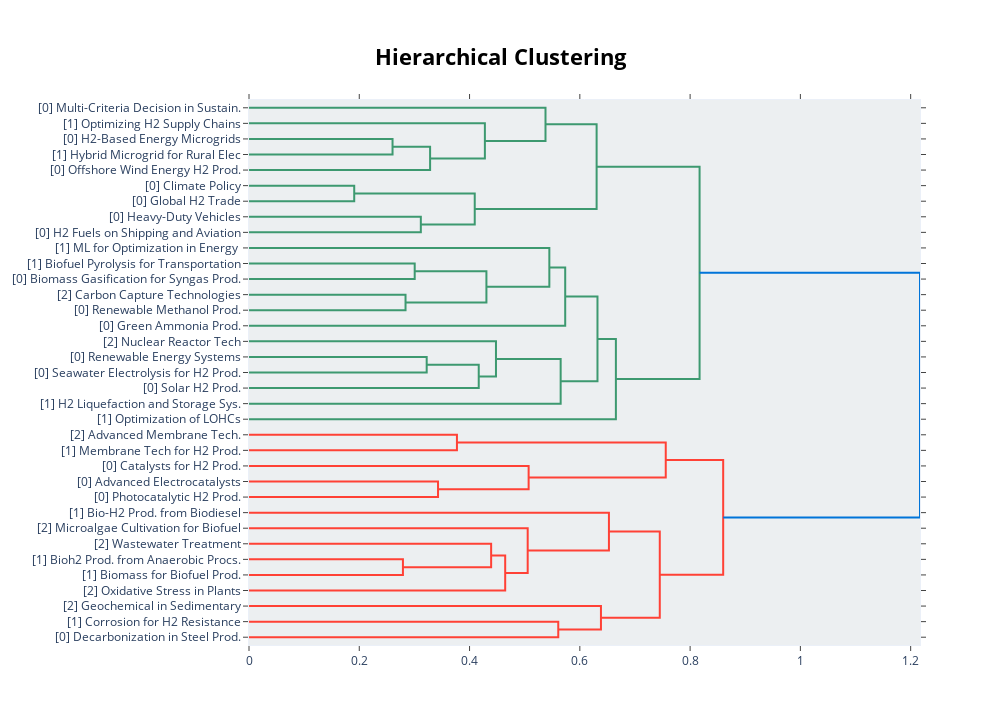

Notebook code for this chart:
### Code cell
# Plot hyrarchy
topic_model.set_topic_labels(short_labels)
topic_model.visualize_hierarchy(custom_labels=True)

### Figure 1 — Plotly figure (JSON) as saved in the notebook; plotly's stock layout.template omitted (floating-point values rounded to 4 significant figures)
{"data": [{"hoverinfo": "text", "marker": {"color": "rgb(61,153,112)"}, "mode": "lines", "type": "scatter", "x": [0, 0.2603, 0.2603, 0], "xaxis": "x", "y": [-25, -25, -35, -35], "yaxis": "y"}, {"hoverinfo": "text", "marker": {"color": "rgb(61,153,112)"}, "mode": "lines", "type": "scatter", "x": [0.2603, 0.3284, 0.3284, 0], "xaxis": "x", "y": [-30, -30, -45, -45], "yaxis": "y"}, {"hoverinfo": "text", "marker": {"color": "rgb(61,153,112)"}, "mode": "lines", "type": "scatter", "x": [0, 0.4278, 0.4278, 0.3284], "xaxis": "x", "y": [-15, -15, -37.5, -37.5], "yaxis": "y"}, {"hoverinfo": "text", "marker": {"color": "rgb(61,153,112)"}, "mode": "lines", "type": "scatter", "x": [0, 0.5377, 0.5377, 0.4278], "xaxis": "x", "y": [-5, -5, -26.25, -26.25], "yaxis": "y"}, {"hoverinfo": "text", "marker": {"color": "rgb(61,153,112)"}, "mode": "lines", "type": "scatter", "x": [0, 0.1908, 0.1908, 0], "xaxis": "x", "y": [-55, -55, -65, -65], "yaxis": "y"}, {"hoverinfo": "text", "marker": {"color": "rgb(61,153,112)"}, "mode": "lines", "type": "scatter", "x": [0, 0.3116, 0.3116, 0], "xaxis": "x", "y": [-75, -75, -85, -85], "yaxis": "y"}, {"hoverinfo": "text", "marker": {"color": "rgb(61,153,112)"}, "mode": "lines", "type": "scatter", "x": [0.1908, 0.4094, 0.4094, 0.3116], "xaxis": "x", "y": [-60, -60, -80, -80], "yaxis": "y"}, {"hoverinfo": "text", "marker": {"color": "rgb(61,153,112)"}, "mode": "lines", "type": "scatter", "x": [0.5377, 0.6304, 0.6304, 0.4094], "xaxis": "x", "y": [-15.62, -15.62, -70, -70], "yaxis": "y"}, {"hoverinfo": "text", "marker": {"color": "rgb(61,153,112)"}, "mode": "lines", "type": "scatter", "x": [0, 0.3005, 0.3005, 0], "xaxis": "x", "y": [-105, -105, -115, -115], "yaxis": "y"}, {"hoverinfo": "text", "marker": {"color": "rgb(61,153,112)"}, "mode": "lines", "type": "scatter", "x": [0, 0.2839, 0.2839, 0], "xaxis": "x", "y": [-125, -125, -135, -135], "yaxis": "y"}, {"hoverinfo": "text", "marker": {"color": "rgb(61,153,112)"}, "mode": "lines", "type": "scatter", "x": [0.3005, 0.4306, 0.4306, 0.2839], "xaxis": "x", "y": [-110, -110, -130, -130], "yaxis": "y"}, {"hoverinfo": "text", "marker": {"color": "rgb(61,153,112)"}, "mode": "lines", "type": "scatter", "x": [0, 0.5447, 0.5447, 0.4306], "xaxis": "x", "y": [-95, -95, -120, -120], "yaxis": "y"}, {"hoverinfo": "text", "marker": {"color": "rgb(61,153,112)"}, "mode": "lines", "type": "scatter", "x": [0.5447, 0.5735, 0.5735, 0], "xaxis": "x", "y": [-107.5, -107.5, -145, -145], "yaxis": "y"}, {"hoverinfo": "text", "marker": {"color": "rgb(61,153,112)"}, "mode": "lines", "type": "scatter", "x": [0, 0.3223, 0.3223, 0], "xaxis": "x", "y": [-165, -165, -175, -175], "yaxis": "y"}, {"hoverinfo": "text", "marker": {"color": "rgb(61,153,112)"}, "mode": "lines", "type": "scatter", "x": [0.3223, 0.4167, 0.4167, 0], "xaxis": "x", "y": [-170, -170, -185, -185], "yaxis": "y"}, {"hoverinfo": "text", "marker": {"color": "rgb(61,153,112)"}, "mode": "lines", "type": "scatter", "x": [0, 0.4479, 0.4479, 0.4167], "xaxis": "x", "y": [-155, -155, -177.5, -177.5], "yaxis": "y"}, {"hoverinfo": "text", "marker": {"color": "rgb(61,153,112)"}, "mode": "lines", "type": "scatter", "x": [0.4479, 0.5652, 0.5652, 0], "xaxis": "x", "y": [-166.2, -166.2, -195, -195], "yaxis": "y"}, {"hoverinfo": "text", "marker": {"color": "rgb(61,153,112)"}, "mode": "lines", "type": "scatter", "x": [0.5735, 0.632, 0.632, 0.5652], "xaxis": "x", "y": [-126.2, -126.2, -180.6, -180.6], "yaxis": "y"}, {"hoverinfo": "text", "marker": {"color": "rgb(61,153,112)"}, "mode": "lines", "type": "scatter", "x": [0.632, 0.6654, 0.6654, 0], "xaxis": "x", "y": [-153.4, -153.4, -205, -205], "yaxis": "y"}, {"hoverinfo": "text", "marker": {"color": "rgb(61,153,112)"}, "mode": "lines", "type": "scatter", "x": [0.6304, 0.8172, 0.8172, 0.6654], "xaxis": "x", "y": [-42.81, -42.81, -179.2, -179.2], "yaxis": "y"}, {"hoverinfo": "text", "marker": {"color": "rgb(255,65,54)"}, "mode": "lines", "type": "scatter", "x": [0, 0.3771, 0.3771, 0], "xaxis": "x", "y": [-215, -215, -225, -225], "yaxis": "y"}, {"hoverinfo": "text", "marker": {"color": "rgb(255,65,54)"}, "mode": "lines", "type": "scatter", "x": [0, 0.3428, 0.3428, 0], "xaxis": "x", "y": [-245, -245, -255, -255], "yaxis": "y"}, {"hoverinfo": "text", "marker": {"color": "rgb(255,65,54)"}, "mode": "lines", "type": "scatter", "x": [0, 0.5071, 0.5071, 0.3428], "xaxis": "x", "y": [-235, -235, -250, -250], "yaxis": "y"}, {"hoverinfo": "text", "marker": {"color": "rgb(255,65,54)"}, "mode": "lines", "type": "scatter", "x": [0.3771, 0.7558, 0.7558, 0.5071], "xaxis": "x", "y": [-220, -220, -242.5, -242.5], "yaxis": "y"}, {"hoverinfo": "text", "marker": {"color": "rgb(255,65,54)"}, "mode": "lines", "type": "scatter", "x": [0, 0.2792, 0.2792, 0], "xaxis": "x", "y": [-295, -295, -305, -305], "yaxis": "y"}, {"hoverinfo": "text", "marker": {"color": "rgb(255,65,54)"}, "mode": "lines", "type": "scatter", "x": [0, 0.4391, 0.4391, 0.2792], "xaxis": "x", "y": [-285, -285, -300, -300], "yaxis": "y"}, {"hoverinfo": "text", "marker": {"color": "rgb(255,65,54)"}, "mode": "lines", "type": "scatter", "x": [0.4391, 0.4646, 0.4646, 0], "xaxis": "x", "y": [-292.5, -292.5, -315, -315], "yaxis": "y"}, {"hoverinfo": "text", "marker": {"color": "rgb(255,65,54)"}, "mode": "lines", "type": "scatter", "x": [0, 0.5054, 0.5054, 0.4646], "xaxis": "x", "y": [-275, -275, -303.8, -303.8], "yaxis": "y"}, {"hoverinfo": "text", "marker": {"color": "rgb(255,65,54)"}, "mode": "lines", "type": "scatter", "x": [0, 0.6528, 0.6528, 0.5054], "xaxis": "x", "y": [-265, -265, -289.4, -289.4], "yaxis": "y"}, {"hoverinfo": "text", "marker": {"color": "rgb(255,65,54)"}, "mode": "lines", "type": "scatter", "x": [0, 0.5609, 0.5609, 0], "xaxis": "x", "y": [-335, -335, -345, -345], "yaxis": "y"}, {"hoverinfo": "text", "marker": {"color": "rgb(255,65,54)"}, "mode": "lines", "type": "scatter", "x": [0, 0.6383, 0.6383, 0.5609], "xaxis": "x", "y": [-325, -325, -340, -340], "yaxis": "y"}, {"hoverinfo": "text", "marker": {"color": "rgb(255,65,54)"}, "mode": "lines", "type": "scatter", "x": [0.6528, 0.745, 0.745, 0.6383], "xaxis": "x", "y": [-277.2, -277.2, -332.5, -332.5], "yaxis": "y"}, {"hoverinfo": "text", "marker": {"color": "rgb(255,65,54)"}, "mode": "lines", "type": "scatter", "x": [0.7558, 0.86, 0.86, 0.745], "xaxis": "x", "y": [-231.2, -231.2, -304.8, -304.8], "yaxis": "y"}, {"hoverinfo": "text", "marker": {"color": "rgb(0,116,217)"}, "mode": "lines", "type": "scatter", "x": [0.8172, 1.217, 1.217, 0.86], "xaxis": "x", "y": [-111.0, -111.0, -268.0, -268.0], "yaxis": "y"}], "layout": {"autosize": false, "height": 725, "hoverlabel": {"bgcolor": "white", "font": {"family": "Rockwell", "size": 16}}, "hovermode": "closest", "plot_bgcolor": "#ECEFF1", "showlegend": false, "title": {"font": {"color": "Black", "size": 22}, "text": "<b>Hierarchical Clustering</b>", "x": 0.5, "xanchor": "center", "yanchor": "top"}, "width": 1000, "xaxis": {"mirror": "allticks", "rangemode": "tozero", "showgrid": false, "showline": true, "showticklabels": true, "ticks": "outside", "type": "linear", "zeroline": false}, "yaxis": {"mirror": "allticks", "range": [-350, 0], "rangemode": "tozero", "showgrid": false, "showline": true, "showticklabels": true, "tickmode": "array", "ticks": "outside", "ticktext": ["[0] Multi-Criteria Decision in Sustain.", "[1] Optimizing H2 Supply Chains", "[0] H2-Based Energy Microgrids", "[1] Hybrid Microgrid for Rural Elec", "[0] Offshore Wind Energy H2 Prod.", "[0] Climate Policy", "[0] Global H2 Trade", "[0] Heavy-Duty Vehicles", "[0] H2 Fuels on Shipping and Aviation", "[1] ML for Optimization in Energy ", "[1] Biofuel Pyrolysis for Transportation", "[0] Biomass Gasification for Syngas Prod.", "[2] Carbon Capture Technologies", "[0] Renewable Methanol Prod.", "[0] Green Ammonia Prod.", "[2] Nuclear Reactor Tech", "[0] Renewable Energy Systems", "[0] Seawater Electrolysis for H2 Prod.", "[0] Solar H2 Prod.", "[1] H2 Liquefaction and Storage Sys.", "[1] Optimization of LOHCs", "[2] Advanced Membrane Tech.", "[1] Membrane Tech for H2 Prod.", "[0] Catalysts for H2 Prod.", "[0] Advanced Electrocatalysts", "[0] Photocatalytic H2 Prod.", "[1] Bio-H2 Prod. from Biodiesel", "[2] Microalgae Cultivation for Biofuel", "[2] Wastewater Treatment", "[1] Bioh2 Prod. from Anaerobic Procs.", "[1] Biomass for Biofuel Prod.", "[2] Oxidative Stress in Plants", "[2] Geochemical in Sedimentary", "[1] Corrosion for H2 Resistance", "[0] Decarbonization in Steel Prod."], "tickvals": [-5, -15, -25, -35, -45, -55, -65, -75, -85, -95, -105, -115, -125, -135, -145, -155, -165, -175, -185, -195, -205, -215, -225, -235, -245, -255, -265, -275, -285, -295, -305, -315, -325, -335, -345], "type": "linear", "zeroline": false}}}
